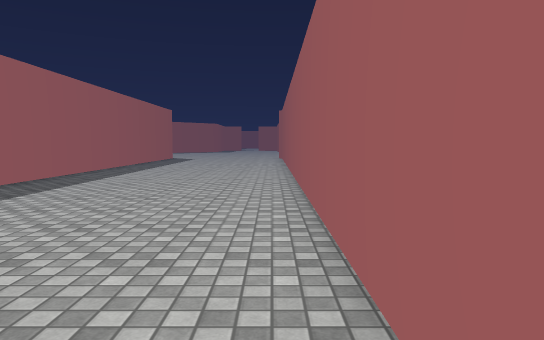
view 1 (above)

16 first-person views from a walk through a Unity game level. The camera is 1.3 m above the floor, tilts 4° down and sees 70° across. Doors are open. The floor is counted in squares, 1 m on a side. Each view is taken from the middle of a square. On the plan, view 1 faces up. The plan holds only what a view shows up to about 16 squares ahead; the rest is blank. The place goes on beyond the plan. The player is left out. Surface patterns are stand-ins for the level's own textures.

view 2
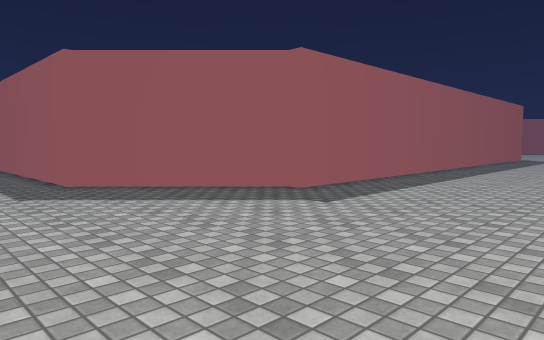

view 3
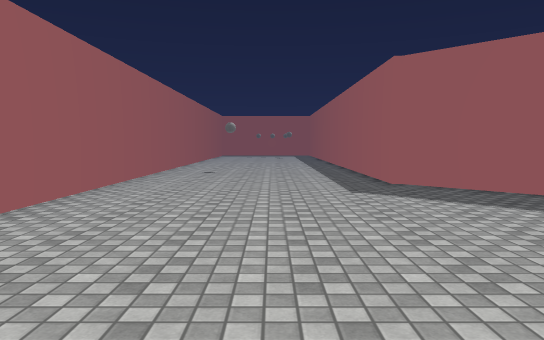

view 4
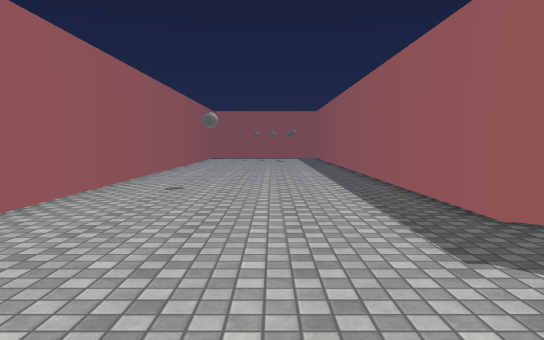

view 5
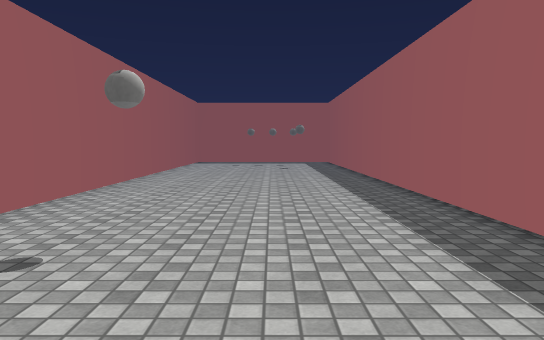

view 6
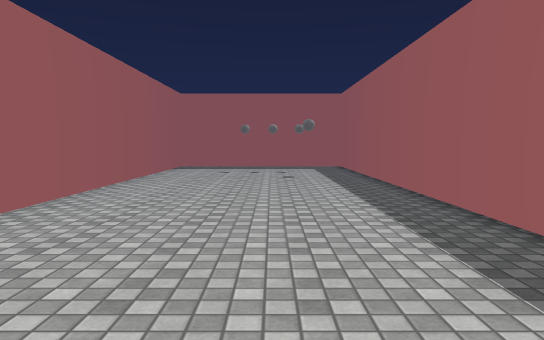

view 7
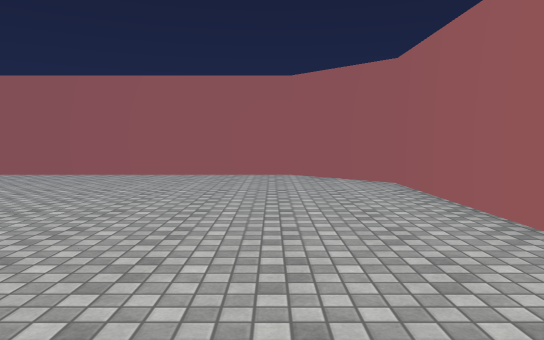

view 8
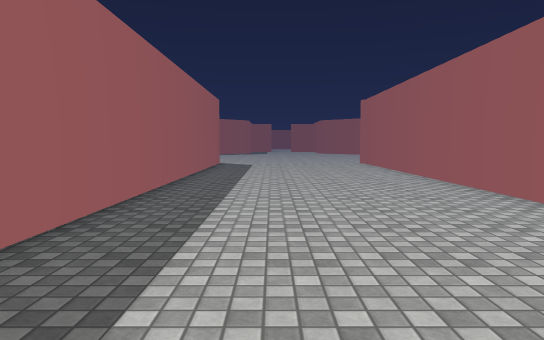

view 9
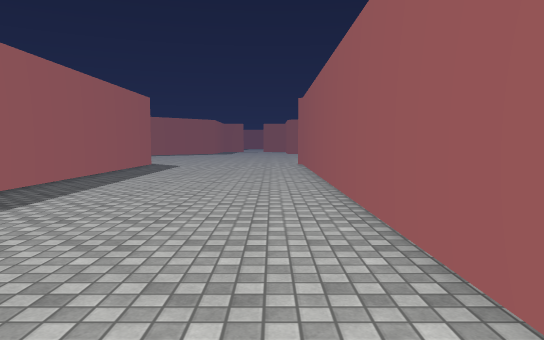

view 10
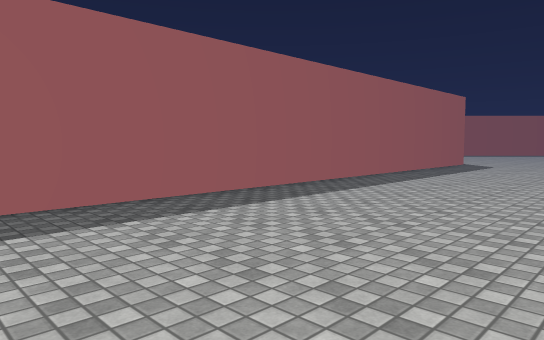

view 11
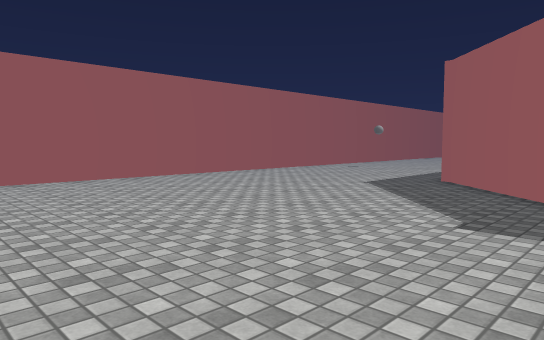

view 12
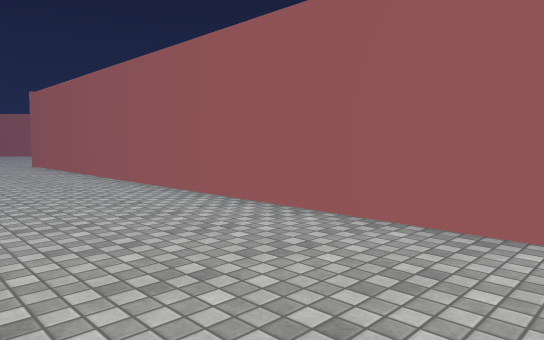

view 13
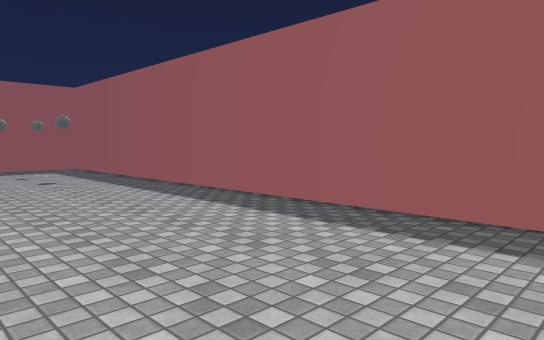

view 14
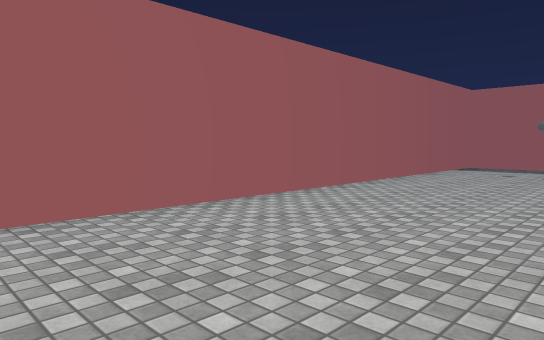

view 15
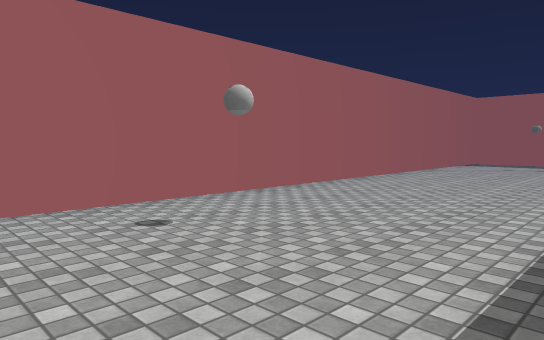

view 16
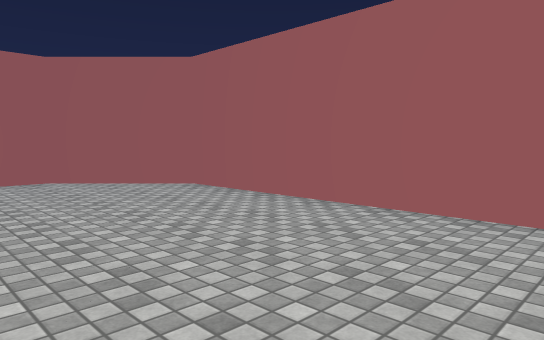

### Floor plan
Points are (right, up) in squares from view 1. A wall is a line through its corners. A room is listed if a view was taken in it or the views show most of it. See-through windows are left out.
Room 1 (views 1, 2, 3, 4, 5, 6, 7, 8, 9, 10, 11, 12, 13, 14, 15, 16)
walls: (-13.2, 2.8) (-35.5, 2.8); (-8.3, 25) (-8.3, 7.5) (-8.8, 7.5) (-13.3, 3); (-35.1, -6) (-2.4, -6) (0.8, -2.8) (0.8, 25.5)

Where each view was taken, in squares from view 1:
view 1: 0 up, 0 right, facing up
view 2: 1 down, 1 left, facing up-left
view 3: 1 down, 1 left, facing left
view 4: 1 down, 7 left, facing left
view 5: 1 down, 14 left, facing left
view 6: 1 down, 19 left, facing left
view 7: 2 down, 15 left, facing right
view 8: 8 up, 5 left, facing up
view 9: 9 up, 1 left, facing up
view 10: 8 up, 0 right, facing up-left
view 11: 8 up, 0 right, facing down-left
view 12: 9 up, 5 left, facing up-right
view 13: 4 down, 20 left, facing up-left
view 14: 1 up, 19 left, facing down-left
view 15: 2 up, 15 left, facing down-left
view 16: 1 up, 13 left, facing down-right
